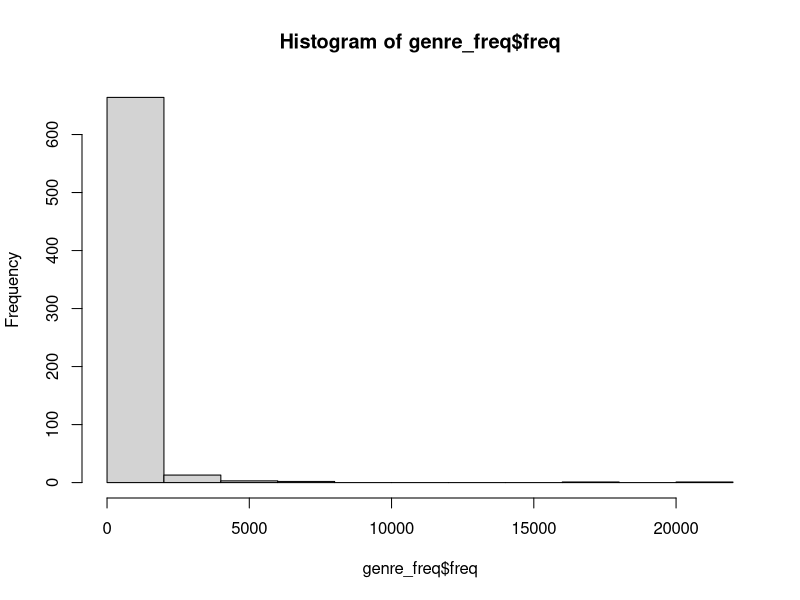

Write the R code that produced this figure.
library(dplyr)


# read data
setwd('~/Desktop/songs')
df <-  read.csv('analysisData.csv')
head(df)


# get performer percent rank
performer_freq <- table(df$performer) %>% 
  as.data.frame() %>%
  rename(performer = Var1, freq = Freq) %>%
  arrange(desc(freq))
performer_freq$performer_rank <- percent_rank(performer_freq$freq)
performer_freq = performer_freq %>% select(performer, performer_rank)


# genre dummies
genre_vector <- gsub("\\[|\\]|'", '', df$genre)
genre_list <- strsplit(genre_vector, ', ') %>%
  lapply(function(x) {
    x <- gsub('hip hop', 'hip-hop', x)
    return(strsplit(x, ' ') %>% unlist())
  })

genre_freq <- genre_list %>% 
  unlist() %>% 
  table() %>% 
  as.data.frame()


colnames(genre_freq) <- c('genre', 'freq')
genre_freq <- arrange(genre_freq, desc(freq))
hist(genre_freq$freq)


selected_genre <- genre_freq %>% 
  filter(freq >= 1000) %>%
  select(genre)


genre_dummies <- data.frame()
for (genre in selected_genre$genre) {
  genre_dummy <- sapply(genre_list, function(x) {ifelse(genre %in% x, 1, 0)})
  genre_dummy <- data.frame(genre_dummy)
  colnames(genre_dummy) <- c(genre)
  if (length(genre_dummies) == 0) {
    genre_dummies <- genre_dummy
  } else {
    genre_dummies <- cbind(genre_dummies, genre_dummy)
  }
}


# prepare linear regression data
reg_df <- df[, -c(1, 3, 4)]
reg_df <- merge(reg_df, performer_freq)
reg_df <- cbind(reg_df, genre_dummies)
reg_df$track_explicit <- as.integer(reg_df$track_explicit)
reg_df <- reg_df[, -1] 


# fit linear regression model
model <- lm(rating ~ ., reg_df)
summary(model)



